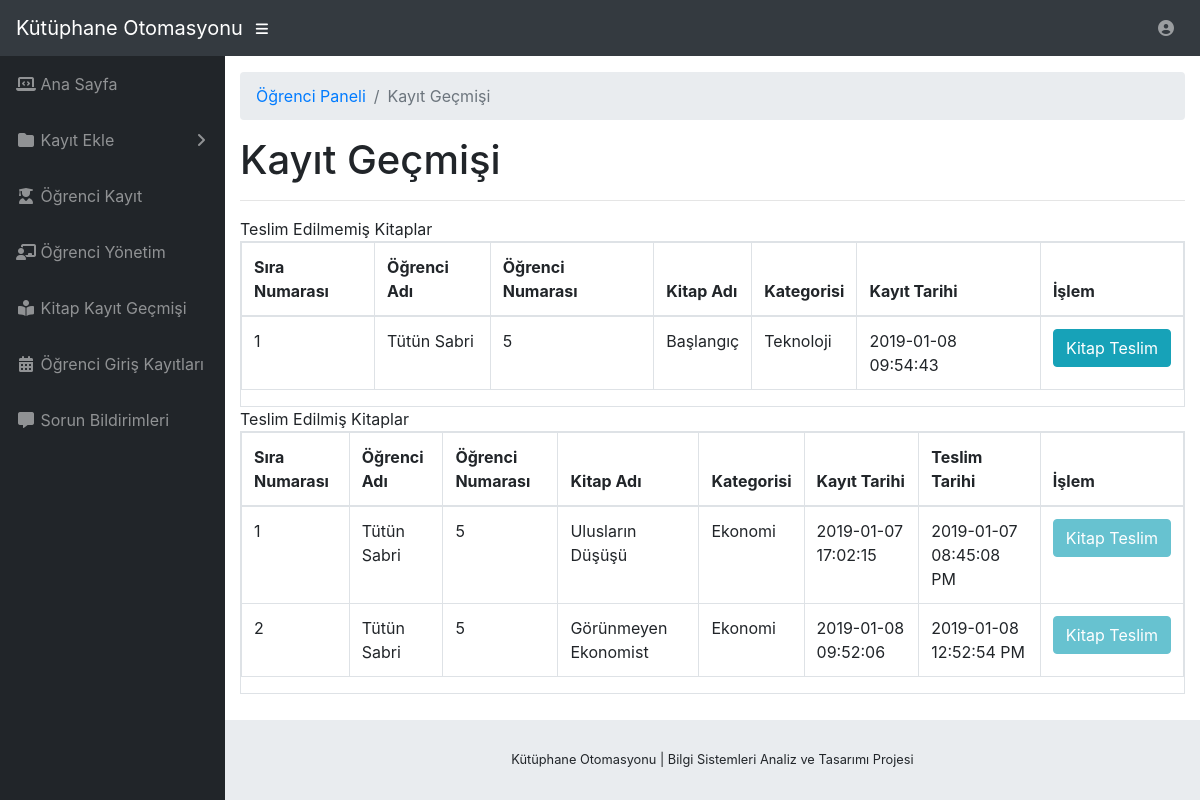
The page /yonetici/kayitgecmisi.php (signed in) on the database its author committed.
### tables this page shows
CREATE TABLE `kitapgecmisi` (
  `id` int(11) NOT NULL,
  `ogrenciNo` varchar(255) NOT NULL,
  `pinKodu` int(11) NOT NULL,
  `kitap` int(11) NOT NULL,
  `durum` tinyint(1) NOT NULL,
  `kayitTarihi` timestamp NOT NULL DEFAULT CURRENT_TIMESTAMP,
  `teslimTarihi` varchar(255) NOT NULL
);

CREATE TABLE `ogrenciler` (
  `ogrenciNo` varchar(255) NOT NULL,
  `parola` varchar(255) NOT NULL,
  `ogrenciAdi` varchar(255) NOT NULL,
  `pinKodu` varchar(255) NOT NULL,
  `akts` decimal(10,2) NOT NULL,
  `olusturmaTarihi` timestamp NOT NULL DEFAULT CURRENT_TIMESTAMP,
  `guncellemeTarihi` varchar(255) NOT NULL
);

CREATE TABLE `kitap` (
  `id` int(11) NOT NULL,
  `kategoriid` int(11) NOT NULL,
  `kitapAdi` varchar(255) NOT NULL,
  `yazar` varchar(255) NOT NULL,
  `eklemeTarihi` timestamp NOT NULL DEFAULT CURRENT_TIMESTAMP,
  `guncellemeTarihi` text NOT NULL,
  `stok` int(11) NOT NULL
);

CREATE TABLE `kategori` (
  `id` int(11) NOT NULL,
  `kategoriAdi` varchar(255) NOT NULL,
  `eklemeTarihi` timestamp NOT NULL DEFAULT CURRENT_TIMESTAMP
);

### yonetici/kayitgecmisi.php (the view, shortened to what this page needs)
<?php
include('gereksinim/baglanti.php');
if(strlen($_SESSION['alogin'])==0)
    {
header('location:index.php');
}
else{
?>
<!DOCTYPE html>
<html lang="en">
  <head>
    <link href="../../vendor/bootstrap/css/bootstrap.min.css" rel="stylesheet">
    <link href="../../vendor/fontawesome-free/css/all.min.css" rel="stylesheet" type="text/css">
    <link href="../../vendor/datatables/dataTables.bootstrap4.css" rel="stylesheet">
    <link href="../css/sb-admin.css" rel="stylesheet">
  </head>
  <body id="page-top">
    <nav class="navbar navbar-expand navbar-dark bg-dark static-top">
      <a class="navbar-brand mr-1" href="anasayfa.php">Kütüphane Otomasyonu</a>
      <button class="btn btn-link btn-sm text-white order-1 order-sm-0" id="sidebarToggle" href="#">
        <i class="fas fa-bars"></i>
      </button>
      <?php include('gereksinim/ustcubuk.php');?>
    </nav>
    <div id="wrapper">
      <?php include('gereksinim/kenarcubuk.php');?>
      <div id="content-wrapper">
        <div class="container-fluid">
          <ol class="breadcrumb">
            <li class="breadcrumb-item">
              <a href="index.html">Öğrenci Paneli</a>
            </li>
            <li class="breadcrumb-item active">Kayıt Geçmişi</li>
          </ol>
          <h1>Kayıt Geçmişi</h1>
          <hr>
          <div class="row" >
                <div class="col-md-12">
                    <div class="panel panel-default">
                        <div class="panel-heading">
                          Teslim Edilmemiş Kitaplar
                        </div>
                        <div class="panel-body">
                            <div class="table-responsive table-bordered">
                                <table class="table">
                                    <thead>
                                        <tr>
                                            <th>Sıra Numarası</th>
                                            <th>Öğrenci Adı</th>
                                            <th>Öğrenci Numarası</th>
                                            <th>Kitap Adı</th>
                                            <th>Kategorisi</th>
                                            <th>Kayıt Tarihi</th>
                                            <th>İşlem</th>
                                        </tr>
                                    </thead>
                                    <tbody>
<?php
$sql=mysqli_query($con,"select kitapgecmisi.id as kayitid, kitap.kitapAdi as kitapadi,kategori.kategoriAdi as kategoriadi, kitapgecmisi.kayitTarihi as kayittarihi, ogrenciler.ogrenciAdi as ogrenciadi,ogrenciler.ogrenciNo as ogrencino, kitapgecmisi.durum as durumu from kitapgecmisi join kitap on kitap.id=kitapgecmisi.kitap join kategori on kategori.id=kitap.kategoriid join ogrenciler on ogrenciler.ogrenciNo=kitapgecmisi.ogrenciNo where kitapgecmisi.durum='0'");
$cnt=1;
while($row=mysqli_fetch_array($sql))
{
?>
                                        <tr>
                                            <td><?php echo $cnt;?></td>
                                              <td><?php echo htmlentities($row['ogrenciadi']);?></td>
                                            <td><?php echo htmlentities($row['ogrencino']);?></td>
                                            <td><?php echo htmlentities($row['kitapadi']);?></td>
                                            <td><?php echo htmlentities($row['kategoriadi']);?></td>
                                             <td><?php echo htmlentities($row['kayittarihi']);?></td>
                                            <td>
<a href="kayitgecmisi.php?no=<?php echo $row['kayitid']?>&geldi=durum" onClick="return confirm('Kitabı teslim edildi olarak kaydetmek istediğinize emin misiniz?')">
<button type="submit" name="submit" id="submit" class="btn btn-info">Kitap Teslim</button>
</a>
                                            </td>
                                        </tr>
<?php
$cnt++;
} ?>
                                    </tbody>
                                </table>
                            </div>
                        </div>
                    </div>
                </div>
            </div>
            <div class="row" >
                <div class="col-md-12">
                    <div class="panel panel-default">
                        <div class="panel-heading">
                          Teslim Edilmiş Kitaplar
                        </div>
                        <div class="panel-body">
                            <div class="table-responsive table-bordered">
                                <table class="table">
                                    <thead>
                                        <tr>
                                            <th>Sıra Numarası</th>
                                            <th>Öğrenci Adı</th>
                                            <th>Öğrenci Numarası</th>
                                            <th>Kitap Adı</th>
                                            <th>Kategorisi</th>
                                            <th>Kayıt Tarihi</th>
                                            <th>Teslim Tarihi</th>
                                            <th>İşlem</th>
                                        </tr>
                                    </thead>
                                    <tbody>
<?php
$sql=mysqli_query($con,"select kitapgecmisi.id as kayitid, kitap.kitapAdi as kitapadi,kategori.kategoriAdi as kategoriadi, kitapgecmisi.kayitTarihi as kayittarihi, ogrenciler.ogrenciAdi as ogrenciadi,ogrenciler.ogrenciNo as ogrencino, kitapgecmisi.teslimTarihi as teslimtarihi from kitapgecmisi join kitap on kitap.id=kitapgecmisi.kitap join kategori on kategori.id=kitap.kategoriid join ogrenciler on ogrenciler.ogrenciNo=kitapgecmisi.ogrenciNo where kitapgecmisi.durum='1'");
$cnt=1;
while($row=mysqli_fetch_array($sql))
{
?>
                                        <tr>
                                            <td><?php echo $cnt;?></td>
                                              <td><?php echo htmlentities($row['ogrenciadi']);?></td>
                                            <td><?php echo htmlentities($row['ogrencino']);?></td>
                                            <td><?php echo htmlentities($row['kitapadi']);?></td>
                                            <td><?php echo htmlentities($row['kategoriadi']);?></td>
                                             <td><?php echo htmlentities($row['kayittarihi']);?></td>
                                            <td><?php echo htmlentities($row['teslimtarihi']);?></td>
                                            <td>
<a href="kayitgecmisi.php?no=<?php echo $row['kayitid']?>&geldi=durum" onClick="return confirm('Kitabı teslim edildi olarak kaydetmek istediğinize emin misiniz?')">
<button type="submit" name="submit" id="submit" class="btn btn-info" disabled>Kitap Teslim</button>
</a>
                                            </td>
                                        </tr>
<?php
$cnt++;
} ?>
                                    </tbody>
                                </table>
                            </div>
                        </div>
                    </div>
                </div>
            </div>
        </div>
        <?php include('gereksinim/altyazi.php');?>
      </div>
    </div>
  </body>
</html>
<?php } ?>

### css/sb-admin.css (style rules this page uses)
html { position: relative; min-height: 100%; }
body { height: 100%; }
#wrapper { display: -webkit-box; display: -ms-flexbox; display: flex; }
#wrapper #content-wrapper { overflow-x: hidden; width: 100%; padding-top: 1rem; padding-bottom: 80px; }
:root { --input-padding-x: 0.75rem; --input-padding-y: 0.75rem; }

### rows shown on the page
kitapgecmisi: ogrenciNo.ogrenciAdi "Tütün Sabri", ogrenciNo.ogrenciNo "5", kitap.kitapAdi "Başlangıç", kategori.kategoriAdi "Teknoloji", kayitTarihi "2019-01-08 09:54:43"
kitapgecmisi: ogrenciNo.ogrenciAdi "Tütün Sabri", ogrenciNo.ogrenciNo "5", kitap.kitapAdi "Ulusların Düşüşü", kategori.kategoriAdi "Ekonomi", kayitTarihi "2019-01-07 17:02:15", teslimTarihi "2019-01-07 08:45:08 PM"
kitapgecmisi: ogrenciNo.ogrenciAdi "Tütün Sabri", ogrenciNo.ogrenciNo "5", kitap.kitapAdi "Görünmeyen Ekonomist", kategori.kategoriAdi "Ekonomi", kayitTarihi "2019-01-08 09:52:06", teslimTarihi "2019-01-08 12:52:54 PM"
